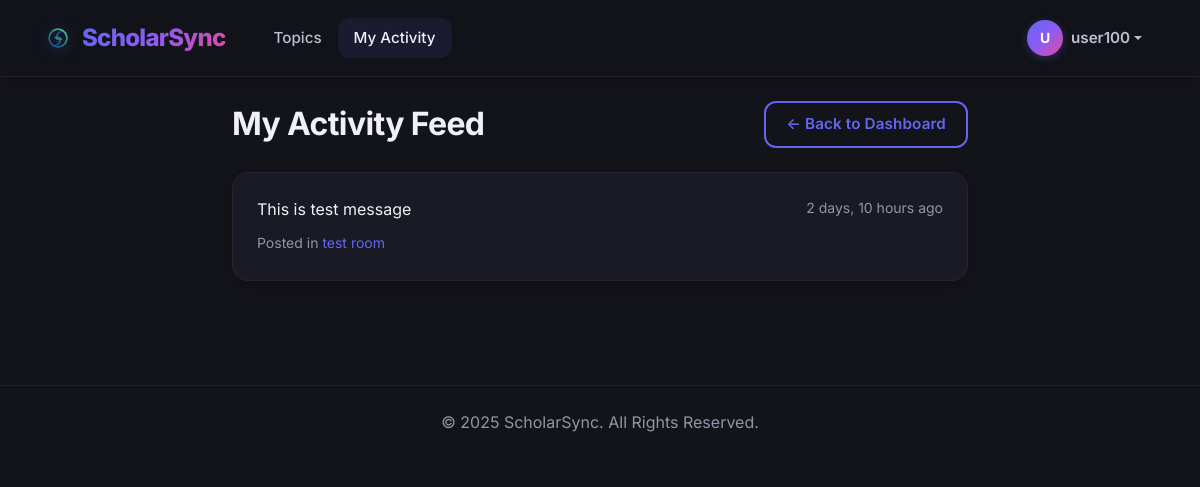
Screenshot of /activity/ (signed in) with the database file from the repository.
### base/models.py (models this page shows, shortened)
class Message(models.Model):
    user = models.ForeignKey(User, on_delete=models.CASCADE)
    room = models.ForeignKey(Room, on_delete=models.CASCADE)
    body = models.TextField()
    file_attachment = models.FileField(upload_to=get_file_path, null=True, blank=True)
    file_name = models.CharField(max_length=255, blank=True, null=True)
    file_type = models.CharField(max_length=20, blank=True, null=True)  # image, audio, video, document
    updated = models.DateTimeField(auto_now=True)
    created = models.DateTimeField(auto_now_add=True)
    parent = models.ForeignKey('self', null=True, blank=True,
                               on_delete=models.SET_NULL, related_name='replies')
    class Meta:
        ordering = ['-created']

class Room(models.Model):
    host = models.ForeignKey(User, on_delete=models.SET_NULL, null=True)
    topic = models.ForeignKey(Topic, on_delete=models.SET_NULL, null=True)
    name = models.CharField(max_length=200)
    description = models.TextField(null=True, blank=True)
    participants = models.ManyToManyField(User, related_name='participants', blank=True)
    updated = models.DateTimeField(auto_now=True)
    created = models.DateTimeField(auto_now_add=True)
    is_active = models.BooleanField(default=True)
    max_participants = models.IntegerField(default=50)
    study_type = models.CharField(
        max_length=50,
        choices=[
            ('quiet', 'Quiet Study'),
            ('discussion', 'Discussion'),
            ('teaching', 'Teaching/Tutoring'),
        ],
        default='discussion'
    )
    is_private = models.BooleanField(default=False)
    private_id = models.CharField(max_length=8, blank=True, null=True)
    private_password = models.CharField(max_length=20, blank=True, null=True)
    class Meta:
        ordering = ['-updated', '-created']

### base/views.py (the view)
# urls.py: path('activity/', views.activityPage, name='activity'),
@login_required(login_url='login')
def activityPage(request):
    room_messages = Message.objects.filter(user=request.user).order_by('-created')
    return render(request, 'base/activity.html', {'room_messages': room_messages})

### templates/base/activity.html (shortened to what this page needs)
{% load static %}
<!DOCTYPE html>
<html>
<head>
    <link href="https://cdn.jsdelivr.net/npm/bootstrap@5.1.3/dist/css/bootstrap.min.css" rel="stylesheet">
    <link rel="stylesheet" href="https://cdn.jsdelivr.net/npm/bootstrap-icons@1.10.5/font/bootstrap-icons.css">
    <link rel="stylesheet" href="{% static 'css/style.css' %}?v=12">
</head>
<body class="bg-dark">
    <nav class="navbar navbar-expand-lg navbar-dark sticky-top">
        <div class="container">
            <a class="navbar-brand d-flex align-items-center" href="{% url 'home' %}">
                <img src="{% static 'img/default.png' %}" alt="ScholarSync" class="brand-logo me-2">
                <span class="text-gradient">ScholarSync</span>
            </a>
            <div class="collapse navbar-collapse" id="navbarNav">
                <ul class="navbar-nav ms-3">
                    <li class="nav-item"><a class="nav-link" href="{% url 'topics' %}">Topics</a></li>
                    <li class="nav-item"><a class="nav-link active" href="{% url 'activity' %}">My Activity</a></li>
                </ul>
                <ul class="navbar-nav ms-auto">
                    {% if request.user.is_authenticated %}
                        <li class="nav-item dropdown">
                            <a class="nav-link dropdown-toggle d-flex align-items-center" href="#" id="userMenu" role="button" data-bs-toggle="dropdown" aria-expanded="false">
                                <span class="me-2 placeholder-avatar">{{ request.user.username|first|upper }}</span>
                                <span class="fw-600">{{ request.user.username }}</span>
                            </a>
                        </li>
                    {% endif %}
                </ul>
            </div>
        </div>
    </nav>
    <main class="container py-4">
        <div class="row justify-content-center">
            <div class="col-lg-8">
                <div class="d-flex justify-content-between align-items-center mb-4">
                    <h2 class="text-white mb-0">My Activity Feed</h2>
                    <a href="{% url 'home' %}" class="btn btn-outline-primary">&larr; Back to Dashboard</a>
                </div>
                {% for message in room_messages %}
                <div class="card mb-3">
                    <div class="card-body">
                        <div class="d-flex justify-content-between align-items-start">
                            <div>
                                <p class="text-white mb-2">{{ message.body }}</p>
                                <small class="text-muted">
                                    Posted in <a href="{% url 'room' message.room.id %}">{{ message.room.name }}</a>
                                </small>
                            </div>
                            <small class="text-muted text-nowrap ms-3">{{ message.created|timesince }} ago</small>
                        </div>
                    </div>
                </div>
                {% endfor %}
            </div>
        </div>
    </main>
    <footer class="text-center py-4"><p class="text-muted mb-0">&copy; {% now "Y" %} ScholarSync. All Rights Reserved.</p></footer>
</body>
</html>

### static/css/style.css (style rules this page uses)
:root { --primary-500: #6366f1; --primary-600: #4f46e5; --primary-700: #4338ca; --accent-500: #ec4899; --accent-600: #db2777; --success-500: #10b981; --success-600: #059669; --warning-500: #f59e0b; --danger-500: #ef4444; --danger-600: #dc2626; --neutral-950: #0a0a0f; --neutral-900: #13131a; --neutral-850: #1a1a24; --neutral-800: #1e1e2e; --neutral-750: #252535; --neutral-700: #2d2d3d; --neutral-600: #3d3d4e; --neutral-500: #6b6b80; --neutral-400: #9494a8; --neutral-300: #c0c0d0; --neutral-200: #e0e0ea; --neutral-100: #f0f0f7; --gradient-primary: linear-gradient(135deg, #6366f1 0%, #8b5cf6 50%, #ec4899 100%); --gradient-accent: linear-gradient(135deg, #ec4899 0%, #f97316 100%); --gradient-success: linear-gradient(135deg, #10b981 0%, #3b82f6 100%); --shadow-sm: 0 2px 8px rgba(0, 0, 0, 0.15); --shadow-md: 0 4px 16px rgba(0, 0, 0, 0.2); --shadow-lg: 0 8px 32px rgba(0, 0, 0, 0.3); --shadow-xl: 0 16px 48px rgba(0, 0, 0, 0.4); --shadow-glow: 0 0 32px rgba(99, 102, 241, 0.3); --radius-sm: 8px; --radius-md: 12px; --radius-lg: 16px; --radius-xl: 24px; --radius-full: 9999px; }
* { margin: 0; padding: 0; box-sizing: border-box; }
body { font-family: 'Inter', -apple-system, BlinkMacSystemFont, 'Segoe UI', sans-serif; background: var(--neutral-950); background-image: radial-gradient(at 0% 0%, rgba(99, 102, 241, 0.05) 0%, transparent 50%), radial-gradient(at 100% 100%, rgba(236, 72, 153, 0.05) 0%, transparent 50%); background-attachment: fixed; color: var(--neutral-200); line-height: 1.6; overflow-x: hidden; min-height: 100vh; -webkit-font-smoothing: antialiased; -moz-osx-font-smoothing: grayscale; }
h1, h2, h3, h4, h5, h6 { font-weight: 700; letter-spacing: -0.02em; color: var(--neutral-100); }
.text-gradient { background: var(--gradient-primary); -webkit-background-clip: text; background-clip: text; color: transparent !important; font-weight: 800; }
.text-white { color: var(--neutral-100) !important; }
.text-muted { color: var(--neutral-400) !important; }
a { color: var(--primary-500); text-decoration: none; transition: all 0.2s cubic-bezier(0.4, 0, 0.2, 1); }
.navbar { background: rgba(19, 19, 26, 0.8) !important; backdrop-filter: blur(20px) saturate(180%); border-bottom: 1px solid rgba(255, 255, 255, 0.06); box-shadow: 0 4px 24px rgba(0, 0, 0, 0.15); padding: 0.75rem 0; position: sticky; top: 0; z-index: 1050; transition: all 0.3s ease; }
.navbar-brand { font-weight: 800; font-size: 1.5rem; letter-spacing: -0.03em; }
.navbar .brand-logo { height: 32px !important; width: auto !important; max-width: 40px !important; object-fit: contain; filter: drop-shadow(0 2px 8px rgba(99, 102, 241, 0.4)); transition: transform 0.3s ease; }
.navbar .nav-link { color: var(--neutral-300) !important; font-weight: 500; font-size: 0.95rem; padding: 0.5rem 1rem !important; border-radius: var(--radius-md); transition: all 0.2s ease; position: relative; }
.navbar .nav-link:hover, .navbar .nav-link.active { color: var(--neutral-100) !important; background: rgba(99, 102, 241, 0.1); }
.placeholder-avatar { width: 36px; height: 36px; display: inline-flex; align-items: center; justify-content: center; border-radius: var(--radius-full); background: var(--gradient-primary); color: white; font-weight: 700; font-size: 0.875rem; box-shadow: 0 2px 8px rgba(99, 102, 241, 0.3); }
.card { background: var(--neutral-850) !important; border: 1px solid var(--neutral-750) !important; border-radius: var(--radius-lg); box-shadow: var(--shadow-md); transition: all 0.3s cubic-bezier(0.4, 0, 0.2, 1); overflow: hidden; }
.card-body { padding: 1.5rem; }
.btn { border-radius: var(--radius-md); font-weight: 600; padding: 0.625rem 1.25rem; transition: all 0.2s cubic-bezier(0.4, 0, 0.2, 1); border: none; font-size: 0.95rem; letter-spacing: 0.01em; position: relative; overflow: hidden; }
.btn::before { content: ''; position: absolute; top: 50%; left: 50%; width: 0; height: 0; border-radius: 50%; background: rgba(255, 255, 255, 0.1); transform: translate(-50%, -50%); transition: width 0.4s, height 0.4s; }
.btn-outline-primary { color: var(--primary-500); border: 2px solid var(--primary-500) !important; background: transparent; }
footer { margin-top: 4rem; padding: 2rem 0; border-top: 1px solid var(--neutral-800); background: var(--neutral-900); }
.bg-dark { background: var(--neutral-900) !important; }
.fw-600 { font-weight: 600; }
.card, .message, .list-group-item { animation: fadeIn 0.3s ease-out; }
* { scrollbar-width: thin; scrollbar-color: var(--neutral-700) var(--neutral-900); }

### rows the page displays
Message: body "This is test message", room.name "test room", created "2 days, 10 hours"

### other values shown
{{ request.user.username|first|upper }} "U"
{{ request.user.username }} "user100"
